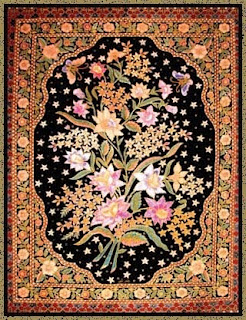
#> input picture ml-service/dataset_batik/batik-bali/10.jpg, 246 x 320 px
$ python -i feature_extractor.py   (imports and definitions only)   (older library calls are emulated)
#> lines starting #> are read from the running program, lines starting #| are printed output that depends on the picture
"""
Feature Extraction Pipeline for Batik Pattern Recognition
Extracts comprehensive features: Color, Texture, and Geometry
"""

import cv2
import numpy as np
from skimage import color, feature
from skimage.filters import gabor_kernel
from scipy import ndimage as ndi
from typing import Dict, Tuple, List
import warnings
# [1 line not run here, left out]


class BatikFeatureExtractor:
    """Extract multi-modal features from batik images"""

    def __init__(self, target_size: Tuple[int, int] = (224, 224)):
        self.target_size = target_size
        self.gabor_kernels = self._prepare_gabor_kernels()

    def _prepare_gabor_kernels(self) -> List:
        """Prepare Gabor filter bank with multiple orientations and frequencies"""
        kernels = []
        # 4 orientations, 3 frequencies
        for theta in range(4):
            theta = theta / 4. * np.pi
            for sigma in (1, 3):
                for frequency in (0.05, 0.15, 0.25):
                    kernel = np.real(gabor_kernel(frequency, theta=theta,
                                                  sigma_x=sigma, sigma_y=sigma))
                    kernels.append(kernel)
        return kernels

    def preprocess_image(self, image: np.ndarray) -> np.ndarray:
        """Preprocess image: resize and normalize"""
        if len(image.shape) == 2:
            image = cv2.cvtColor(image, cv2.COLOR_GRAY2RGB)
        elif image.shape[2] == 4:
            image = cv2.cvtColor(image, cv2.COLOR_RGBA2RGB)

        # Resize
        image = cv2.resize(image, self.target_size)
        return image

    def extract_color_features(self, image: np.ndarray) -> np.ndarray:
        """Extract color features from HSV and LAB color spaces"""
        features = []

        # Convert to HSV
        hsv = cv2.cvtColor(image, cv2.COLOR_RGB2HSV)
        # HSV histograms (8 bins per channel)
        for i in range(3):
            hist = cv2.calcHist([hsv], [i], None, [8], [0, 256])
            features.extend(hist.flatten())

        # HSV moments (mean, std, skewness, kurtosis)
        for i in range(3):
            channel = hsv[:, :, i]
            features.extend([
                np.mean(channel),
                np.std(channel),
                self._skewness(channel),
                self._kurtosis(channel)
            ])

        # Convert to LAB
        lab = cv2.cvtColor(image, cv2.COLOR_RGB2LAB)
        # LAB histograms (8 bins per channel)
        for i in range(3):
            hist = cv2.calcHist([lab], [i], None, [8], [0, 256])
            features.extend(hist.flatten())

        # LAB moments
        for i in range(3):
            channel = lab[:, :, i]
            features.extend([
                np.mean(channel),
                np.std(channel)
            ])

        # Dominant colors (k-means clustering)
        pixels = image.reshape(-1, 3).astype(np.float32)
        criteria = (cv2.TERM_CRITERIA_EPS + cv2.TERM_CRITERIA_MAX_ITER, 100, 0.2)
        _, labels, centers = cv2.kmeans(pixels, 5, None, criteria, 10,
                                        cv2.KMEANS_RANDOM_CENTERS)
        # Sort by frequency and take top 3
        unique, counts = np.unique(labels, return_counts=True)
        sorted_indices = np.argsort(-counts)[:3]
        dominant_colors = centers[sorted_indices].flatten()
        features.extend(dominant_colors)

        return np.array(features)

    def extract_texture_features(self, image: np.ndarray) -> np.ndarray:
        """Extract texture features using Gabor, LBP, and Haralick"""
        features = []

        # Convert to grayscale
        gray = cv2.cvtColor(image, cv2.COLOR_RGB2GRAY)
        gray = gray.astype(np.float32) / 255.0

        # Gabor features
        gabor_features = []
        for kernel in self.gabor_kernels:
            filtered = ndi.convolve(gray, kernel, mode='wrap')
            gabor_features.extend([
                np.mean(filtered),
                np.std(filtered),
                np.max(filtered),
                np.min(filtered)
            ])
        features.extend(gabor_features)

        # Local Binary Pattern (LBP)
        radius = 3
        n_points = 8 * radius
        lbp = feature.local_binary_pattern(gray, n_points, radius, method='uniform')
        lbp_hist, _ = np.histogram(lbp.ravel(), bins=n_points + 2,
                                   range=(0, n_points + 2), density=True)
        features.extend(lbp_hist)

        # Haralick texture features from GLCM
        gray_int = (gray * 255).astype(np.uint8)
        # Compute GLCM for multiple angles
        distances = [1, 3]
        angles = [0, np.pi/4, np.pi/2, 3*np.pi/4]

        for distance in distances:
            glcm_features = []
            for angle in angles:
                glcm = feature.graycomatrix(gray_int, [distance], [angle],
                                           levels=256, symmetric=True,
                                           normed=True)
                # Extract properties
                contrast = feature.graycoprops(glcm, 'contrast')[0, 0]
                dissimilarity = feature.graycoprops(glcm, 'dissimilarity')[0, 0]
                homogeneity = feature.graycoprops(glcm, 'homogeneity')[0, 0]
                energy = feature.graycoprops(glcm, 'energy')[0, 0]
                correlation = feature.graycoprops(glcm, 'correlation')[0, 0]

                glcm_features.extend([contrast, dissimilarity, homogeneity,
                                     energy, correlation])

            features.extend(glcm_features)

        return np.array(features)

    def extract_geometry_features(self, image: np.ndarray) -> np.ndarray:
        """Extract geometric features using HOG and edge analysis"""
        features = []

        # Convert to grayscale
        gray = cv2.cvtColor(image, cv2.COLOR_RGB2GRAY)

        # HOG (Histogram of Oriented Gradients)
        hog_features = feature.hog(gray, orientations=9, pixels_per_cell=(16, 16),
                                   cells_per_block=(2, 2), visualize=False,
                                   feature_vector=True)
        features.extend(hog_features)

        # Edge detection and statistics
        edges = cv2.Canny(gray, 50, 150)
        edge_density = np.sum(edges > 0) / (edges.shape[0] * edges.shape[1])
        features.append(edge_density)

        # Edge orientation histogram
        sobelx = cv2.Sobel(gray, cv2.CV_64F, 1, 0, ksize=3)
        sobely = cv2.Sobel(gray, cv2.CV_64F, 0, 1, ksize=3)
        magnitude = np.sqrt(sobelx**2 + sobely**2)
        orientation = np.arctan2(sobely, sobelx)

        # Histogram of edge orientations (8 bins)
        hist, _ = np.histogram(orientation[magnitude > np.mean(magnitude)],
                              bins=8, range=(-np.pi, np.pi), density=True)
        features.extend(hist)

        # Line detection (Hough Transform)
        lines = cv2.HoughLinesP(edges, 1, np.pi/180, threshold=50,
                               minLineLength=30, maxLineGap=10)

        if lines is not None:
            # Line statistics
            lengths = [np.sqrt((x2-x1)**2 + (y2-y1)**2)
                      for line in lines for x1, y1, x2, y2 in line]
            angles = [np.arctan2(y2-y1, x2-x1)
                     for line in lines for x1, y1, x2, y2 in line]

            features.extend([
                len(lines),  # number of lines
                np.mean(lengths) if lengths else 0,
                np.std(lengths) if lengths else 0,
                np.mean(angles) if angles else 0,
                np.std(angles) if angles else 0
            ])
        else:
            features.extend([0, 0, 0, 0, 0])

        return np.array(features)

    def extract_all_features(self, image: np.ndarray) -> Dict[str, np.ndarray]:
        """Extract all features and return as dictionary"""
        # Preprocess
        image = self.preprocess_image(image)

        # Extract features
        color_features = self.extract_color_features(image)
        texture_features = self.extract_texture_features(image)
        geometry_features = self.extract_geometry_features(image)

        # Combine all features
        combined_features = np.concatenate([
            color_features,
            texture_features,
            geometry_features
        ])

        return {
            'color': color_features,
            'texture': texture_features,
            'geometry': geometry_features,
            'combined': combined_features,
            'preprocessed_image': image
        }

    @staticmethod
    def _skewness(data: np.ndarray) -> float:
        """Calculate skewness"""
        mean = np.mean(data)
        std = np.std(data)
        if std == 0:
            return 0
        return np.mean(((data - mean) / std) ** 3)

    @staticmethod
    def _kurtosis(data: np.ndarray) -> float:
        """Calculate kurtosis"""
        mean = np.mean(data)
        std = np.std(data)
        if std == 0:
            return 0
        return np.mean(((data - mean) / std) ** 4) - 3


# [23 lines left out: function create_explainability_heatmap, not called in this run]

>>> import cv2
>>> picture = cv2.cvtColor(cv2.imread('dataset_batik/batik-bali/10.jpg'), cv2.COLOR_BGR2RGB)
>>> result = BatikFeatureExtractor().extract_all_features(picture)
#> in preprocess_image, `image = cv2.resize(image, self.target_size)`:
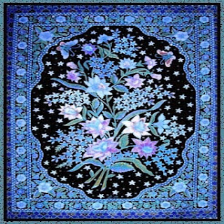
#> image: shape (224, 224, 3); mean of channels 0, 1, 2 132.2, 96.7, 73.3; drawn as B, G, R
#> the loop in extract_color_features, `for i in range(3):` made 3 passes
#> hist on passes 1 to 3: [43436, 637, 300, 798, 1332, 3673, 0, 0], [1560, 5234, 8545, 11541, 12357, 6447, 2733, 1759], [9391, 2819, 3291, 5096, 8072, 8133, 6978, 6396]
#> after the loop in extract_color_features, `for i in range(3):`: features = [43436, 637, 300, 798, 1332, 3673, 0, 0, 1560, 5234, 8545, 11541, 12357, 6447, 2733, 1759, 9391, 2819, 3291, 5096, 8072, 8133, 6978, 6396]
#> the loop in extract_color_features, `for i in range(3):` made 3 passes
#> pass 1, in extract_color_features, `channel = hsv[:, :, i]`:
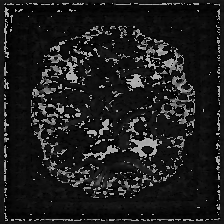
#> channel: shape (224, 224); min 0, max 179, mean 29.9
#> after the loop in extract_color_features, `for i in range(3):`: features = 36 values, max 43436 at index 0, min -1.13 at index 35, mean 4194.3
#> the loop in extract_color_features, `for i in range(3):` made 3 passes
#> hist on passes 1 to 3: [10521, 3330, 5242, 7059, 10658, 7928, 4341, 1097], [0, 0, 0, 3356, 44361, 2459, 0, 0], [0, 0, 0, 3235, 36660, 10281, 0, 0]
#> after the loop in extract_color_features, `for i in range(3):`: features = 60 values, max 44361 at index 48, min -1.13 at index 35, mean 5025.4
#> after the loop in extract_color_features, `for i in range(3):`: features = 66 values, max 44361 at index 48, min -1.13 at index 35, mean 4575.9
#> in extract_color_features, `_, labels, centers = cv2.kmeans(pixels, 5, None, criteria, 10, cv2.KME..`: centers = [[206.2, 153.2, 111.5], [104.7, 63.68, 46.41], [18.72, 10.94, 10.08], [234, 198.6, 174.8], [158.9, 115.5, 81.42]]
#> in extract_color_features, `unique, counts = np.unique(labels, return_counts=True)`: unique = [0, 1, 2, 3, 4]; counts = [9923, 9748, 11897, 5176, 13432]
#> in extract_color_features, `sorted_indices = np.argsort(-counts)[:3]`: sorted_indices = [4, 2, 0]
#> in extract_color_features, `dominant_colors = centers[sorted_indices].flatten()`: dominant_colors = [158.9, 115.5, 81.42, 18.72, 10.94, 10.08, 206.2, 153.2, 111.5]
#> in extract_all_features, `color_features = self.extract_color_features(image)`: color_features = 75 values, max 44361 at index 48, min -1.13 at index 35, mean 4038.4
#> after the loop in extract_texture_features, `for kernel in self.gabor_kernels:`:
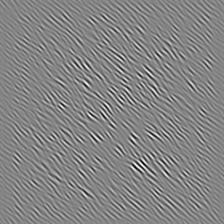
#> filtered: shape (224, 224) float32; min -0.0693, max 0.0641, mean 6.33e-05; drawn with min black and max white
#> after the loop in extract_texture_features, `for kernel in self.gabor_kernels:`: gabor_features = 96 values, max 0.928 at index 74, min -0.158 at index 43, mean 0.167
#> in extract_texture_features, `lbp = feature.local_binary_pattern(gray, n_points, radius, method='uni..`:
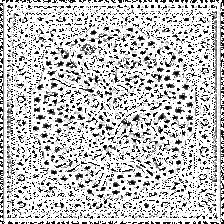
#> lbp: shape (224, 224) float64; min 0, max 25, mean 19; drawn with min black and max white
#> in extract_texture_features, `lbp_hist, _ = np.histogram(lbp.ravel(), bins=n_points + 2, range=(0, n..`: lbp_hist = 26 values, max 0.548 at index 25, min 0.00428 at index 16, mean 0.0385
#> in extract_texture_features, `angles = [0, np.pi/4, np.pi/2, 3*np.pi/4]`: angles = [0, 0.785, 1.57, 2.36]
#> after the loop in extract_texture_features, `for distance in distances:`: features = 162 values, max 5365.5 at index 152, min -0.158 at index 43, mean 190
#> in extract_all_features, `texture_features = self.extract_texture_features(image)`: texture_features has the same summary as features in extract_texture_features
#> in extract_geometry_features, `hog_features = feature.hog(gray, orientations=9, pixels_per_cell=(16, ..`: hog_features = 6084 values, max 0.282 at index 148, min 0.00749 at index 4893, mean 0.157
#> in extract_geometry_features, `edges = cv2.Canny(gray, 50, 150)`:
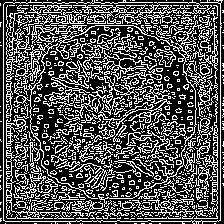
#> edges: shape (224, 224); 33% white in thin lines or dots
#> in extract_geometry_features, `edge_density = np.sum(edges > 0) / (edges.shape[0] * edges.shape[1])`: edge_density = 0.33
#> in extract_geometry_features, `magnitude = np.sqrt(sobelx**2 + sobely**2)`:
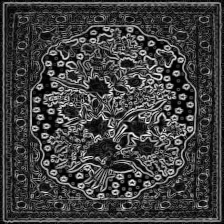
#> magnitude: shape (224, 224) float64; min 0, max 952.5, mean 240.4; drawn with min black and max white
#> in extract_geometry_features, `orientation = np.arctan2(sobely, sobelx)`:
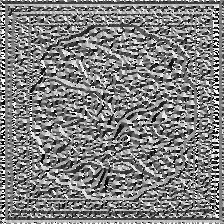
#> orientation: shape (224, 224) float64; min -3.14, max 3.14, mean 0.019; drawn with min black and max white
#> in extract_geometry_features, `hist, _ = np.histogram(orientation[magnitude > np.mean(magnitude)], bi..`: hist = [0.139, 0.183, 0.186, 0.129, 0.137, 0.187, 0.176, 0.136]
#> in extract_geometry_features, `lines = cv2.HoughLinesP(edges, 1, np.pi/180, threshold=50, minLineLeng..`: lines = 165 rows, first 6: [220, 220, 220, 0], [0, 218, 217, 218], [3, 220, 3, 4], [0, 221, 218, 221], [5, 2, 221, 2], [0, 5, 216, 5]
#> in extract_geometry_features, `lengths = [np.sqrt((x2-x1)**2 + (y2-y1)**2) for line in lines for x1, ..`: lengths = 165 values, max 294.2 at index 22, min 39.12 at index 134, mean 162.3
#> in extract_geometry_features, `angles = [np.arctan2(y2-y1, x2-x1) for line in lines for x1, y1, x2, y..`: angles = 165 values, max 1.56 at index 36, min -1.57 at index 0, mean 0.0664
#> in extract_all_features, `geometry_features = self.extract_geometry_features(image)`: geometry_features = 6098 values, max 165 at index 6093, min 0.00749 at index 4893, mean 0.222
#> in extract_all_features, `combined_features = np.concatenate([ color_features, texture_features,..`: combined_features = 6335 values, max 44361 at index 48, min -1.13 at index 35, mean 52.88
#> result = 5 items

$ run again, on ml-service/dataset_batik/batik-bali/14.jpg
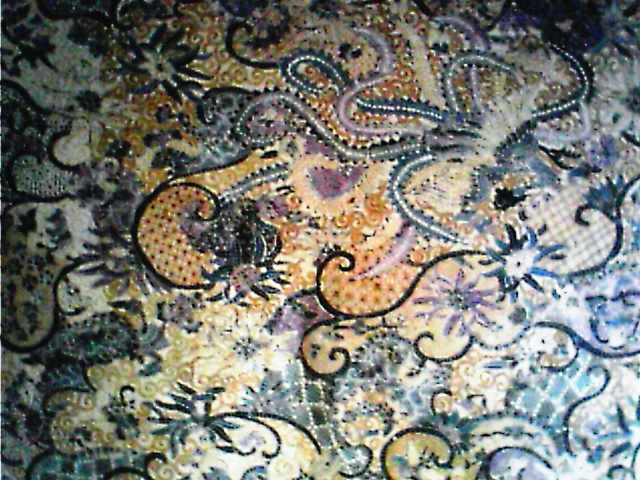
#> input picture ml-service/dataset_batik/batik-bali/14.jpg, 1280 x 960 px (shown at 1/2 size)
#> hsv: shape (224, 224, 3); mean H, S, V 69.1, 63.5, 132.5
#> the loop in extract_color_features, `for i in range(3):` made 3 passes
#> hist on passes 1 to 3: [15782, 7990, 8926, 13228, 2341, 1909, 0, 0], [15239, 14228, 9504, 5700, 3189, 1475, 545, 296], [4219, 5961, 7182, 6937, 6653, 6613, 6038, 6573]
#> after the loop in extract_color_features, `for i in range(3):`: features = [15782, 7990, 8926, 13228, 2341, 1909, 0, 0, 15239, 14228, 9504, 5700, 3189, 1475, 545, 296, 4219, 5961, 7182, 6937, 6653, 6613, 6038, 6573]
#> the loop in extract_color_features, `for i in range(3):` made 3 passes
#> after the loop in extract_color_features, `for i in range(3):`: features = 36 values, max 15782 at index 0, min -1.17 at index 35, mean 4193.2
#> lab: shape (224, 224, 3); mean of channels 0, 1, 2 127.1, 127, 132.5
#> the loop in extract_color_features, `for i in range(3):` made 3 passes
#> hist on passes 1 to 3: [5449, 5479, 6884, 7255, 6856, 7319, 6351, 4583], [0, 0, 1, 28192, 21943, 40, 0, 0], [0, 0, 185, 20666, 27139, 2186, 0, 0]
#> after the loop in extract_color_features, `for i in range(3):`: features = 60 values, max 28192 at index 47, min -1.17 at index 35, mean 5024.7
#> after the loop in extract_color_features, `for i in range(3):`: features = 66 values, max 28192 at index 47, min -1.17 at index 35, mean 4575.1
#> centers = [[28.12, 32.43, 32.12], [179.1, 173.1, 157], [127.2, 126.5, 116.5], [222.6, 222.1, 211.2], [76.34, 81.35, 75.79]]
#> unique = [0, 1, 2, 3, 4]; counts = [10345, 10149, 10228, 8189, 11265]
#> sorted_indices = [4, 0, 2]
#> dominant_colors = [76.34, 81.35, 75.79, 28.12, 32.43, 32.12, 127.2, 126.5, 116.5]
#> color_features = 75 values, max 28192 at index 47, min -1.17 at index 35, mean 4035.4
#> after the loop in extract_texture_features, `for kernel in self.gabor_kernels:`: gabor_features = 96 values, max 0.92 at index 26, min -0.132 at index 19, mean 0.182
#> lbp_hist = 26 values, max 0.547 at index 25, min 0.00666 at index 18, mean 0.0385
#> in extract_texture_features, `angles = [0, np.pi/4, np.pi/2, 3*np.pi/4]`: angles = [0, 0.785, 1.57, 2.36]
#> after the loop in extract_texture_features, `for distance in distances:`: features = 162 values, max 3741.2 at index 152, min -0.132 at index 19, mean 142.3
#> texture_features has the same summary as features in extract_texture_features
#> hog_features = 6084 values, max 0.261 at index 5350, min 0.0278 at index 3385, mean 0.159
#> in extract_geometry_features, `edges = cv2.Canny(gray, 50, 150)`:
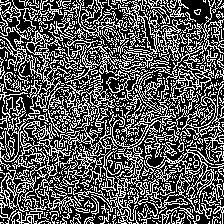
#> edges: shape (224, 224); 35.3% white in thin lines or dots
#> edge_density = 0.353
#> in extract_geometry_features, `orientation = np.arctan2(sobely, sobelx)`:
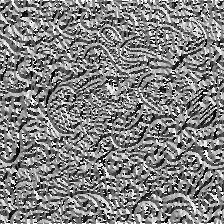
#> orientation: shape (224, 224) float64; min -3.14, max 3.14, mean 0.0621; drawn with min black and max white
#> in extract_geometry_features, `hist, _ = np.histogram(orientation[magnitude > np.mean(magnitude)], bi..`: hist = [0.159, 0.139, 0.152, 0.172, 0.172, 0.15, 0.158, 0.172]
#> lines = 201 rows, first 6: [0, 1, 222, 223], [1, 17, 197, 220], [8, 0, 222, 214], [19, 1, 220, 202], [0, 25, 193, 218], [0, 200, 187, 13]
#> lengths = 201 values, max 314 at index 0, min 33.54 at index 189, mean 173.3
#> in extract_geometry_features, `angles = [np.arctan2(y2-y1, x2-x1) for line in lines for x1, y1, x2, y..`: angles = 201 values, max 1.55 at index 194, min -1.57 at index 187, mean -0.0786
#> geometry_features = 6098 values, max 201 at index 6093, min -0.0786 at index 6096, mean 0.232
#> combined_features = 6335 values, max 28192 at index 47, min -1.17 at index 35, mean 51.64
#> result = 5 items
